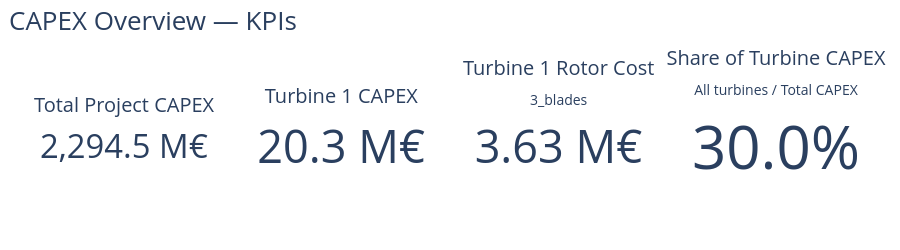
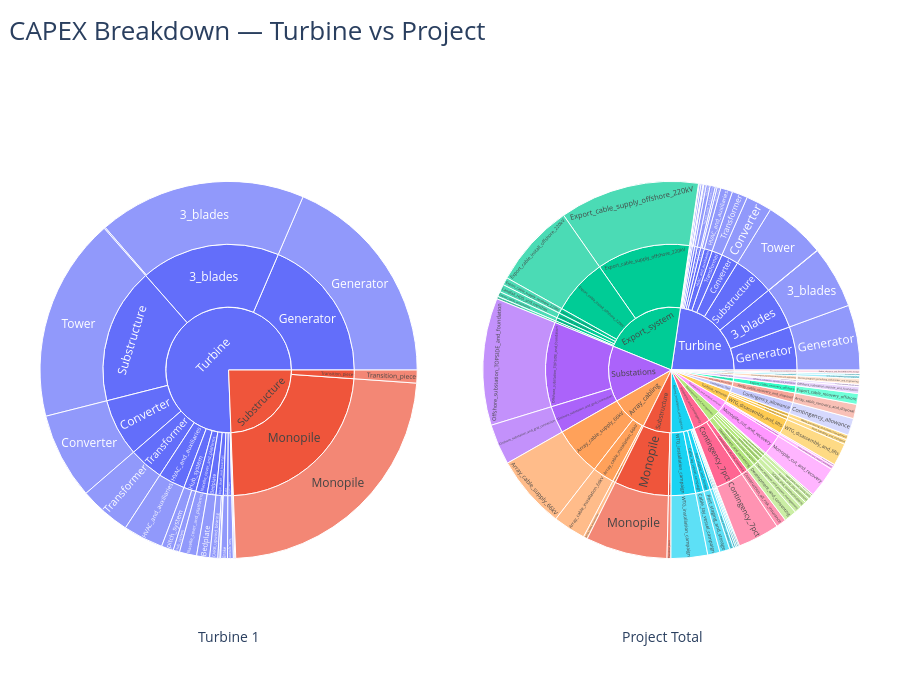

The notebook cell these images were saved under, in order:
### Markdown cell above
# Single Experiment

### Code cell
from pathlib import Path
import sys

PROJECT_ROOT = Path.cwd().parent   # parent of examples = WINPACT_TREND
sys.path.append(str(PROJECT_ROOT))

from core.Simulation import build_experiment

LIBRARY_PATH = PROJECT_ROOT / "examples" / "Inputs" / "HKN"
RESULT_DIR   = PROJECT_ROOT / "results"

sim_cfg = {
    "run_marketenv": True,
    "run_metenv": False,
    "run_capex": True,
    "capex_dashboard": True,
    "run_windfarm": True,
    "run_LCA": True,
    "LCA_dashboard": True,
    "run_opex": True,
    "opex_dashboard": True,
    "run_curtailment": True,
    "run_lifetime_extension": True,
    "run_revenue": True,
    "run_valuation": True,
    "valuation_dashboard": True,
    "collect_results": True,
}

# build the experiment

exp = build_experiment(
    library_path=str(LIBRARY_PATH),
    base_config_path="config.yaml",
    simulation_config=sim_cfg,
    replicates = 1, 
    seed = 42,
    name="test_experiment",
    result_directory= str(RESULT_DIR),
)

# run the experiment
exp.run()

### Figure 1 — Plotly figure (JSON) as saved in the notebook; plotly's stock layout.template omitted (floating-point values rounded to 4 significant figures)
{"data": [{"domain": {"x": [0, 0.205], "y": [0, 1]}, "mode": "number", "number": {"suffix": " M€", "valueformat": ",.1f"}, "title": {"text": "Total Project CAPEX"}, "type": "indicator", "value": 2295.0}, {"domain": {"x": [0.265, 0.47], "y": [0, 1]}, "mode": "number", "number": {"suffix": " M€", "valueformat": ",.1f"}, "title": {"text": "Turbine 1 CAPEX"}, "type": "indicator", "value": 20.26}, {"domain": {"x": [0.53, 0.735], "y": [0, 1]}, "mode": "number", "number": {"suffix": " M€", "valueformat": ",.2f"}, "title": {"text": "Turbine 1 Rotor Cost<br><sub>3_blades</sub>"}, "type": "indicator", "value": 3.632}, {"domain": {"x": [0.795, 1], "y": [0, 1]}, "mode": "number", "number": {"valueformat": ".1%"}, "title": {"text": "Share of Turbine CAPEX<br><sub>All turbines / Total CAPEX</sub>"}, "type": "indicator", "value": 0.3003}], "layout": {"height": 250, "margin": {"b": 20, "l": 40, "r": 40, "t": 60}, "title": {"font": {"size": 26}, "text": "CAPEX Overview — KPIs", "x": 0.01}}}

### Figure 2 — Plotly figure (JSON) as saved in the notebook; plotly's stock layout.template omitted (floating-point values rounded to 4 significant figures; data arrays with more than 128 entries replaced by an {"elided": "..."} marker saying what was removed)
{"data": [{"branchvalues": "total", "domain": {"x": [0, 0.46], "y": [0, 1]}, "hovertemplate": "%{label}<br>Cost: %{value:,.2f} M€<br>Share: %{percentParent:.1%} of parent<br>Global: %{percentRoot:.1%} of total<extra></extra>", "ids": ["cat:Turbine", "cat:Substructure", "cat:Substructure|sub:Monopile", "cat:Substructure|sub:Transition_piece", "cat:Turbine|sub:3_blades", "cat:Turbine|sub:Bedplate", "cat:Turbine|sub:Brake", "cat:Turbine|sub:Converter", "cat:Turbine|sub:Generator", "cat:Turbine|sub:HVAC_and_auxiliaries", "cat:Turbine|sub:Hub_system", "cat:Turbine|sub:Main_shaft_and_bearings", "cat:Turbine|sub:Nacelle_cover_and_platforms", "cat:Turbine|sub:Substructure", "cat:Turbine|sub:Tower_top_interface", "cat:Turbine|sub:Transformer", "cat:Turbine|sub:Turret", "cat:Turbine|sub:Yaw_system", "cat:Substructure|sub:Monopile|ssub:Monopile", "cat:Substructure|sub:Transition_piece|ssub:Transition_piece", "cat:Turbine|sub:3_blades|ssub:3_blades", "cat:Turbine|sub:3_blades|ssub:blade_surface_coatings", "cat:Turbine|sub:Bedplate|ssub:Bedplate", "cat:Turbine|sub:Brake|ssub:Brake", "cat:Turbine|sub:Converter|ssub:Converter", "cat:Turbine|sub:Generator|ssub:Generator", "cat:Turbine|sub:HVAC_and_auxiliaries|ssub:HVAC_and_auxiliaries", "cat:Turbine|sub:Hub_system|ssub:Hub_system", "cat:Turbine|sub:Hub_system|ssub:pitch_system", "cat:Turbine|sub:Main_shaft_and_bearings|ssub:CARB_upwind_bearing", "cat:Turbine|sub:Main_shaft_and_bearings|ssub:SRB_downwind_bearing", "cat:Turbine|sub:Main_shaft_and_bearings|ssub:main_shaft", "cat:Turbine|sub:Nacelle_cover_and_platforms|ssub:Nacelle_cover_and_platforms", "cat:Turbine|sub:Substructure|ssub:Tower", "cat:Turbine|sub:Tower_top_interface|ssub:Tower_top_interface", "cat:Turbine|sub:Transformer|ssub:Transformer", "cat:Turbine|sub:Turret|ssub:Turret", "cat:Turbine|sub:Yaw_system|ssub:Yaw_system"], "labels": ["Turbine", "Substructure", "Monopile", "Transition_piece", "3_blades", "Bedplate", "Brake", "Converter", "Generator", "HVAC_and_auxiliaries", "Hub_system", "Main_shaft_and_bearings", "Nacelle_cover_and_platforms", "Substructure", "Tower_top_interface", "Transformer", "Turret", "Yaw_system", "Monopile", "Transition_piece", "3_blades", "blade_surface_coatings", "Bedplate", "Brake", "Converter", "Generator", "HVAC_and_auxiliaries", "Hub_system", "pitch_system", "CARB_upwind_bearing", "SRB_downwind_bearing", "main_shaft", "Nacelle_cover_and_platforms", "Tower", "Tower_top_interface", "Transformer", "Turret", "Yaw_system"], "parents": ["", "", "cat:Substructure", "cat:Substructure", "cat:Turbine", "cat:Turbine", "cat:Turbine", "cat:Turbine", "cat:Turbine", "cat:Turbine", "cat:Turbine", "cat:Turbine", "cat:Turbine", "cat:Turbine", "cat:Turbine", "cat:Turbine", "cat:Turbine", "cat:Turbine", "cat:Substructure|sub:Monopile", "cat:Substructure|sub:Transition_piece", "cat:Turbine|sub:3_blades", "cat:Turbine|sub:3_blades", "cat:Turbine|sub:Bedplate", "cat:Turbine|sub:Brake", "cat:Turbine|sub:Converter", "cat:Turbine|sub:Generator", "cat:Turbine|sub:HVAC_and_auxiliaries", "cat:Turbine|sub:Hub_system", "cat:Turbine|sub:Hub_system", "cat:Turbine|sub:Main_shaft_and_bearings", "cat:Turbine|sub:Main_shaft_and_bearings", "cat:Turbine|sub:Main_shaft_and_bearings", "cat:Turbine|sub:Nacelle_cover_and_platforms", "cat:Turbine|sub:Substructure", "cat:Turbine|sub:Tower_top_interface", "cat:Turbine|sub:Transformer", "cat:Turbine|sub:Turret", "cat:Turbine|sub:Yaw_system"], "type": "sunburst", "values": [15.32, 4.943, 4.718, 0.225, 3.632, 0.2253, 0.1176, 1.5, 3.757, 0.6957, 0.3216, 0.1888, 0.2987, 3.542, 0.024, 0.9, 0.0162, 0.1013, 4.718, 0.225, 3.61, 0.0225, 0.2253, 0.1176, 1.5, 3.757, 0.6957, 0.111, 0.2106, 0.1406, 0.0372, 0.01107, 0.2987, 3.542, 0.024, 0.9, 0.0162, 0.1013]}, {"branchvalues": "total", "domain": {"x": [0.54, 1], "y": [0, 1]}, "hovertemplate": "%{label}<br>Cost: %{value:,.2f} M€<br>Share: %{percentParent:.1%} of parent<br>Global: %{percentRoot:.1%} of total<extra></extra>", "ids": {"elided": "137 str values"}, "labels": {"elided": "137 str values"}, "parents": {"elided": "137 str values"}, "type": "sunburst", "values": {"elided": "137 float values"}}], "layout": {"annotations": [{"font": {"size": 14}, "showarrow": false, "text": "Turbine 1", "x": 0.19, "xref": "paper", "y": 0.02, "yref": "paper"}, {"font": {"size": 14}, "showarrow": false, "text": "Project Total", "x": 0.81, "xref": "paper", "y": 0.02, "yref": "paper"}], "height": 700, "margin": {"b": 40, "l": 40, "r": 40, "t": 80}, "title": {"font": {"size": 26}, "text": "CAPEX Breakdown — Turbine vs Project", "x": 0.01}}}
